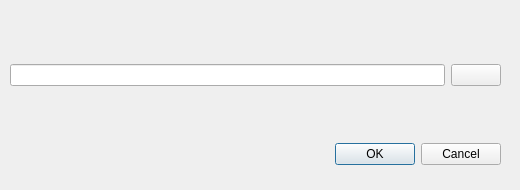
<?xml version="1.0" encoding="UTF-8"?>
<ui version="4.0">
 <class>Dialog</class>
 <widget class="QDialog" name="Dialog">
  <property name="geometry">
   <rect>
    <x>0</x>
    <y>0</y>
    <width>520</width>
    <height>190</height>
   </rect>
  </property>
  <property name="windowTitle">
   <string>软件存储位置选择提示</string>
  </property>
  <widget class="QDialogButtonBox" name="buttonBox">
   <property name="geometry">
    <rect>
     <x>230</x>
     <y>140</y>
     <width>271</width>
     <height>28</height>
    </rect>
   </property>
   <property name="standardButtons">
    <set>QDialogButtonBox::Cancel|QDialogButtonBox::Ok</set>
   </property>
  </widget>
  <widget class="QWidget" name="">
   <property name="geometry">
    <rect>
     <x>10</x>
     <y>50</y>
     <width>491</width>
     <height>51</height>
    </rect>
   </property>
   <layout class="QHBoxLayout" name="horizontalLayout">
    <item>
     <widget class="QLineEdit" name="lineEdit"/>
    </item>
    <item>
     <widget class="QPushButton" name="pushButton">
      <property name="minimumSize">
       <size>
        <width>50</width>
        <height>0</height>
       </size>
      </property>
      <property name="maximumSize">
       <size>
        <width>50</width>
        <height>16777215</height>
       </size>
      </property>
      <property name="statusTip">
       <string>选择文件夹</string>
      </property>
      <property name="text">
       <string/>
      </property>
      <property name="icon">
       <iconset>
        <normaloff>../images/folder.png</normaloff>../images/folder.png</iconset>
      </property>
     </widget>
    </item>
   </layout>
  </widget>
 </widget>
 <resources/>
 <connections/>
</ui>
